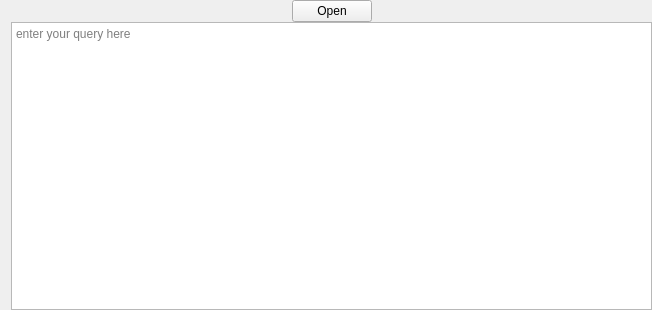
<?xml version="1.0" encoding="UTF-8"?>
<ui version="4.0">
 <class>QueryFilter</class>
 <widget class="QWidget" name="QueryFilter">
  <property name="geometry">
   <rect>
    <x>0</x>
    <y>0</y>
    <width>652</width>
    <height>310</height>
   </rect>
  </property>
  <property name="sizePolicy">
   <sizepolicy hsizetype="Minimum" vsizetype="Minimum">
    <horstretch>0</horstretch>
    <verstretch>0</verstretch>
   </sizepolicy>
  </property>
  <property name="windowTitle">
   <string>QueryFilter</string>
  </property>
  <layout class="QGridLayout" name="gridLayout">
   <property name="topMargin">
    <number>0</number>
   </property>
   <property name="rightMargin">
    <number>0</number>
   </property>
   <property name="bottomMargin">
    <number>0</number>
   </property>
   <property name="spacing">
    <number>0</number>
   </property>
   <item row="1" column="0">
    <widget class="NameChooser" name="nameChooser">
     <property name="sizePolicy">
      <sizepolicy hsizetype="Expanding" vsizetype="Minimum">
       <horstretch>0</horstretch>
       <verstretch>0</verstretch>
      </sizepolicy>
     </property>
     <property name="toolTip">
      <string>The current time</string>
     </property>
     <property name="whatsThis">
      <string>The analog clock widget displays the current time.</string>
     </property>
    </widget>
   </item>
   <item row="1" column="2">
    <spacer name="horizontalSpacer">
     <property name="orientation">
      <enum>Qt::Horizontal</enum>
     </property>
     <property name="sizeHint" stdset="0">
      <size>
       <width>40</width>
       <height>20</height>
      </size>
     </property>
    </spacer>
   </item>
   <item row="1" column="1">
    <widget class="QPushButton" name="open">
     <property name="text">
      <string>Open</string>
     </property>
    </widget>
   </item>
   <item row="2" column="0" colspan="3">
    <widget class="QTextEdit" name="filterEdit">
     <property name="placeholderText">
      <string>enter your query here</string>
     </property>
    </widget>
   </item>
  </layout>
 </widget>
 <customwidgets>
  <customwidget>
   <class>NameChooser</class>
   <extends>QWidget</extends>
   <header location="global">commonwidgets/namechooser.h</header>
   <container>1</container>
  </customwidget>
 </customwidgets>
 <resources/>
 <connections/>
</ui>
